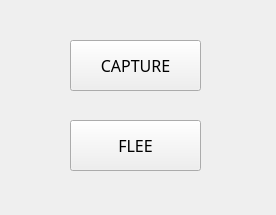
<?xml version="1.0" encoding="UTF-8"?>
<ui version="4.0">
 <class>Win</class>
 <widget class="QWidget" name="Win">
  <property name="geometry">
   <rect>
    <x>0</x>
    <y>0</y>
    <width>276</width>
    <height>215</height>
   </rect>
  </property>
  <property name="windowTitle">
   <string>Form</string>
  </property>
  <widget class="QPushButton" name="pushButton_capture">
   <property name="geometry">
    <rect>
     <x>70</x>
     <y>40</y>
     <width>131</width>
     <height>51</height>
    </rect>
   </property>
   <property name="font">
    <font>
     <family>Ravie</family>
     <pointsize>12</pointsize>
    </font>
   </property>
   <property name="text">
    <string>CAPTURE</string>
   </property>
  </widget>
  <widget class="QPushButton" name="pushButton_flee">
   <property name="geometry">
    <rect>
     <x>70</x>
     <y>120</y>
     <width>131</width>
     <height>51</height>
    </rect>
   </property>
   <property name="font">
    <font>
     <family>Ravie</family>
     <pointsize>12</pointsize>
    </font>
   </property>
   <property name="text">
    <string>FLEE</string>
   </property>
  </widget>
 </widget>
 <resources/>
 <connections/>
</ui>
